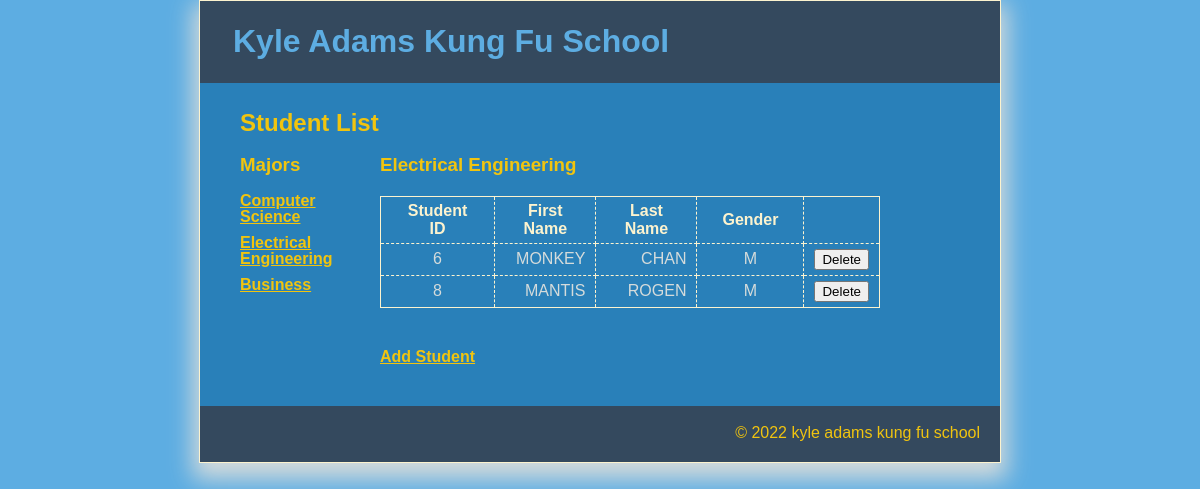
/student_manager/?major_id=2, run on the app's committed database.
### tables this page shows
CREATE TABLE major (
	majorID			INT(11)			NOT NULL	AUTO_INCREMENT,
	majorName		VARCHAR(255)	NOT NULL,
	PRIMARY KEY (majorID)
);

CREATE TABLE student (
	studentID		INT(11)			NOT NULL	AUTO_INCREMENT,
	majorID 		INT(11)			NOT NULL,
	firstName		VARCHAR(255)	NOT NULL,
	lastName		VARCHAR(255)	NOT NULL,
	gender			CHAR(1)			NOT NULL,
	PRIMARY KEY (studentID),

	FOREIGN KEY (majorID) REFERENCES major(majorID)
);

### model/kyle_adams_major_db.php (called while the page is built, shortened)
<?php
function get_major_name($major_id) {
    global $db;
    $query = 'SELECT * FROM major
              WHERE majorID = :major_id';
    $statement = $db->prepare($query);
    $statement->bindValue(':major_id', $major_id);
    $statement->execute();
    $major = $statement->fetch();
    $major_name = $major['majorName'];
    return $major_name;
}
function get_majors() {
    global $db;
    $query = 'SELECT * FROM major
                       ORDER BY majorID';
	$statement = $db->prepare($query);
	$statement->execute();
	$majors = $statement->fetchAll();
    return $majors;
}
?>

### model/kyle_adams_student_db.php (called while the page is built, shortened)
<?php
function get_students_by_major($major_id) {
    global $db;
    $query = 'SELECT * FROM student
              WHERE student.majorID = :major_id
              ORDER BY studentID';
    $statement = $db->prepare($query);
    $statement->bindValue(":major_id", $major_id);
    $statement->execute();
    $student = $statement->fetchAll();
    return $student;
}
?>

### student_manager/kyle_adams_student_list.php (the view, shortened to what this page needs)
<?php include '../view/kyle_adams_header.php'; ?>
<div id="index">
			<h2>Student List</h2>
			<section>
				<h3><?php echo $major_name; ?></h3>
				<table>
					<tr>
						<th>Student ID</th>
						<th>First Name</th>
						<th>Last Name</th>
						<th>Gender</th>
						<th>&nbsp;</th>
					</tr>
					<?php foreach ($student as $s) : ?>
					<tr>
						<td style="text-align: center"><?php echo $s['studentID']; ?></td>
						<td><?php echo $s['firstName']; ?></td>
						<td><?php echo $s['lastName']; ?></td>
						<td style="text-align: center"><?php echo $s['gender']; ?></td>
						<td>
							<form action="." method="post">
							<input type="submit" value="Delete">
							</form>
						</td>
					</tr>
					<?php endforeach; ?>
				</table>
				<a href="?action=show_add_form">Add Student</a><br>
			</section>
			<aside>
				<ul>
					<h3 class="index">Majors</h3>
	 				<?php foreach ($majors as $major) : ?>
				 		<li>
							<a href=".?major_id=<?php echo $major['majorID']; ?>">
								<?php echo $major['majorName']; ?></a>
						</li>
			 		<?php endforeach; ?>
			 	</ul>
			</aside>
		</div>
<?php include '../view/kyle_adams_footer.php'; ?>

### main.css (style rules this page uses)
html { background-color: #5dade2; }
body { background-color: #2980B9; font-family: Arial, Helvetica, sans-serif; width: 800px; border: 1px solid #fcf3cf; margin: 0 auto; box-shadow: 0px 10px 22px 6px #d5dbdb; }
a { font-weight: bold; color: #f1c40f; }
#index h2, #index h3, #data label, #data input, #data select { float: left; }
#index h2, #index h3 { color: #f1c40f; margin: 0px; padding-bottom: 20px; }
#index section { width: 570px; height: 100%; float: right; margin: 55px 50px 40px auto; }
#index h2 { margin: 10px auto auto 40px; }
#index table { width: 500px; border: 1px solid #fcf3cf; border-collapse: collapse; margin-bottom: 40px; }
#index th { font-weight: bold; text-align: center; color: #fcf3cf; padding: 5px 25px 5px 25px; }
#index td { text-align: right; color: #d5dbdb; padding: 5px 10px 5px 10px; }
#index th, #index td { border: 1px dashed #fcf3cf; }
#index aside { width: 175px; }
#index ul { line-height: 100%; }
#index li { list-style-type: none; padding-bottom: 10px; }

### data on the page
major: majorName "Electrical Engineering"
student: studentID "6", firstName "MONKEY", lastName "CHAN", gender "M"
student: studentID "8", firstName "MANTIS", lastName "ROGEN", gender "M"
major: majorName "Computer Science"
major: majorName "Business"
